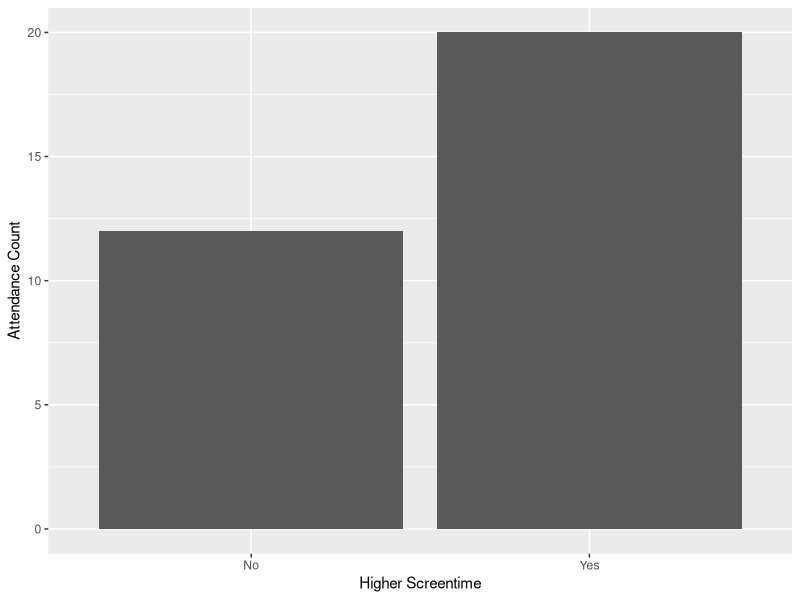

The R script that drew this image:
## ---- chunk 1
knitr::opts_chunk$set(echo = TRUE)
## ---- chunk 2
library(readxl)
Nguyen_screentime<-read_excel("Nguyen_screentime.xlsx")
library(tidyverse)
## ---- chunk 3
table(Nguyen_screentime$Gym)
Nguyen_screentime_data<-Nguyen_screentime%>%
  filter(Gym%in%c("YES"))
Nguyen_screentime_data

t.test(Nguyen_screentime_data$Screentime,Nguyen_screentime_data$Rest,paired="TRUE")

Nguyen_screentime_graph<-Nguyen_screentime_data%>%
  mutate(`Higher Screentime`=if_else(Nguyen_screentime_data$Screentime>Nguyen_screentime_data$Rest,"Yes","No"))%>%
  ggplot(aes(x=`Higher Screentime`))+geom_bar()+labs(y="Attendance Count")
Nguyen_screentime_graph
